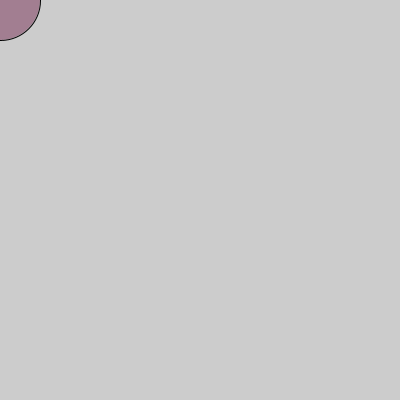
Frame 1 (no input)
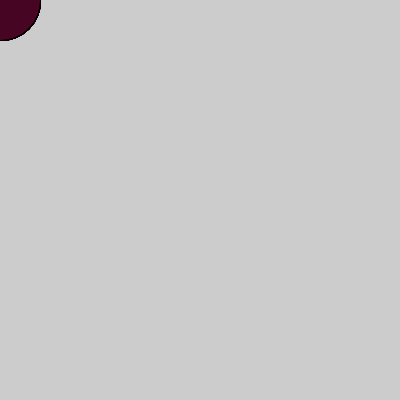
Frame 60 (the mouse pressed at the canvas centre just before this capture)
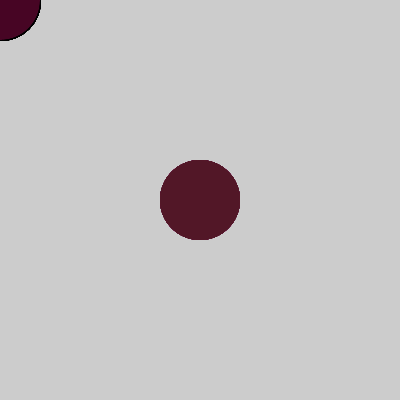
Frame 120 (the mouse held since frame 60 and released just before this capture)

The Processing sketch that drew these frames (run headless with seeded random() and noise(); from frame 60 on, the mouse is pressed at the canvas centre):

// Processing sketch: processing_16138
// ── processing_16138.pde

void setup(){
  size(400,400);
}

void draw (){
 
  if(mouseX<200){
    fill(random(150),random(20),random(57),100);
    stroke(0);
    ellipse(mouseX,mouseY,80,80);
  
  }else{
    fill(random(180),random(50),random(100),100);
  noStroke();
    ellipse(mouseX,mouseY,80,80);
  
  }
  
}

                
                
